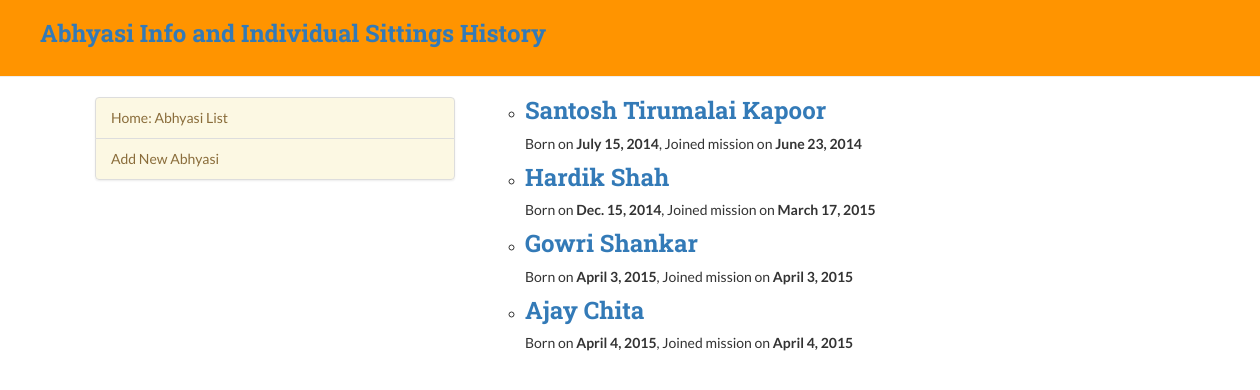
/abhyasis/, run on an earlier commit of the app's database.
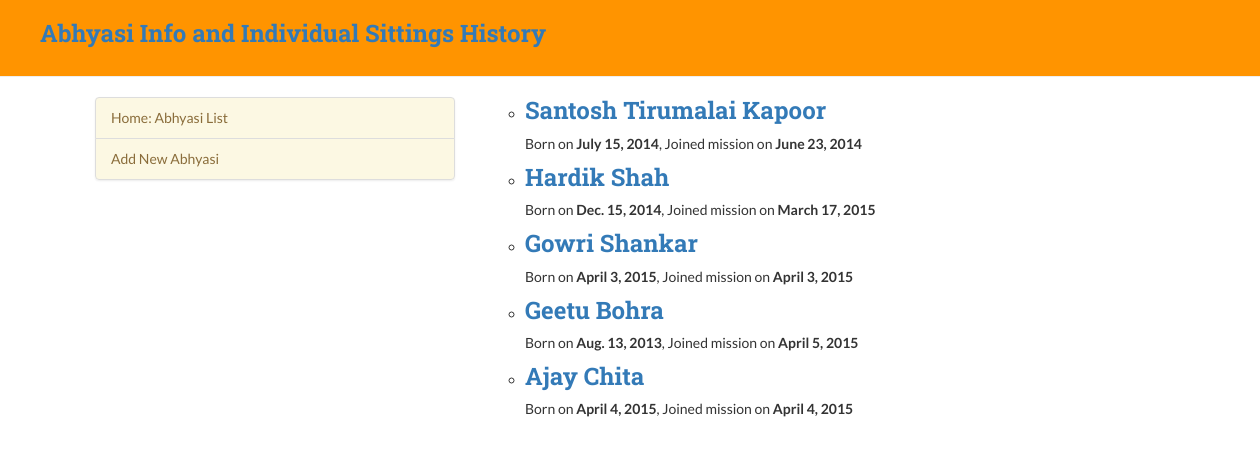
And on a later commit of the database.
### abhyasis/models.py (models this page shows, shortened)
class Abhyasi(models.Model):
	name = models.CharField(max_length=50)
	id_card_number = models.CharField(max_length=12)
	date_of_birth = models.DateField('Date of Birth (YYYY-MM-DD)')
	date_of_join = models.DateField('Date of Join (YYYY-MM-DD)')
	address = models.CharField(max_length=200)
	email = models.EmailField(blank=True, default='abhyasi@abhyasi.com')
	biography = models.TextField(max_length=100, default="Short Bio")

### abhyasis/views.py (the view)
def index(request):
	latest_abhyasi_list = Abhyasi.objects.order_by('-name')
	context = {	'latest_abhyasi_list': latest_abhyasi_list }
	return render(request, 'abhyasis/index.html', context)

### abhyasis/templates/abhyasis/index.html
{% extends 'abhyasis/base.html' %}
{% block content %}
	{% if latest_abhyasi_list %}
		<ul>
			{% for abhyasi in latest_abhyasi_list %}
				<li><h3><a href="{% url 'abhyasis:detail' abhyasi.id %}">{{ abhyasi.name }}</a></h3>
				<p>Born on <strong>{{abhyasi.date_of_birth}}</strong>, Joined mission on  <strong>{{abhyasi.date_of_join}}</strong></p>
				</li>
			{% endfor %}
		</ul>
	{% else %}
		<p>No abhyasis are registered.</p>
	{% endif %}
{% endblock content %}

What changed in the data, as far as the page shows it:
added Abhyasi: name "Geetu Bohra", date_of_birth "Aug. 13, 2013", date_of_join "April 5, 2015"
